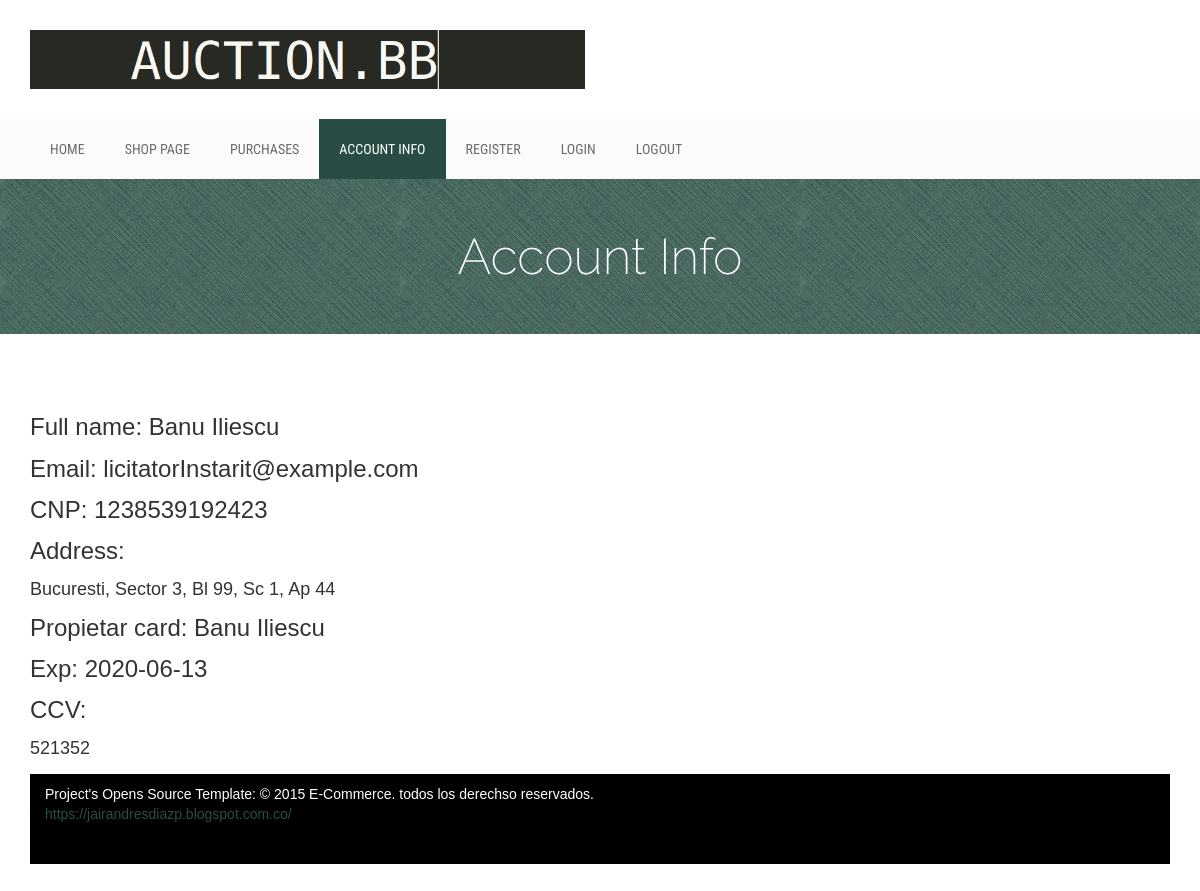
/account_info.php (signed in), run on the app's committed database.
### tables this page shows
CREATE TABLE `Persoana` (
	`IDUtilizator` INT unsigned NOT NULL,
	`IDCard` INT unsigned,
	`Nume` VARCHAR(50) NOT NULL,
	`Prenume` VARCHAR(50) NOT NULL,
	`CNP` CHAR(13) NOT NULL,
	`Adresa` VARCHAR(80) NOT NULL,
	PRIMARY KEY(`IDUtilizator`),
	UNIQUE(CNP),
	FOREIGN KEY (`IDUtilizator`) REFERENCES Utilizator(`IDUtilizator`),
	FOREIGN KEY (`IDCard`) REFERENCES Card(`IDCard`)
);

CREATE TABLE `Utilizator` (
	`IDUtilizator` INT unsigned NOT NULL AUTO_INCREMENT,
	`Email` VARCHAR(50) NOT NULL,
	`Parola` CHAR(64) NOT NULL,
	PRIMARY KEY (`IDUtilizator`)
);

CREATE TABLE `Card` (
	`IDCard` INT unsigned NOT NULL AUTO_INCREMENT,
	`Propietar` VARCHAR(50) NOT NULL,
	`Exp` DATE NOT NULL,
	`Detalii` VARCHAR(50) NOT NULL,
	`CCV` VARCHAR(50),
	PRIMARY KEY(`IDCard`)
);

### www/account_info.php (the view, shortened to what this page needs)
<?php
global $conn;
?>
<!DOCTYPE html>
<html lang="en">
  <head>
    <link rel="stylesheet" href="css/bootstrap.min.css">
    <link rel="stylesheet" href="css/font-awesome.min.css">
    <link rel="stylesheet" href="css/owl.carousel.css">
    <link rel="stylesheet" href="css/style.css">
    <link rel="stylesheet" href="css/responsive.css">
  </head>
  <body>
    <object id="menuBar"></object>
    <div class="product-big-title-area">
        <div class="container">
            <div class="row">
                <div class="col-md-12">
                    <div class="product-bit-title text-center">
                        <h2>Account Info</h2>
                    </div>
                </div>
            </div>
        </div>
    </div>
    <div class="single-product-area">
        <div class="container">
            <div class="row">
                <div class="col-md-12">
                    <div class="product-content-right">
                        <div class="woocommerce">
<?php
$sql = "SELECT U.Email, P.Nume, P.Prenume, P.CNP, P.Adresa, P.IDCard FROM Utilizator U INNER JOIN Persoana P ON  U.IDUtilizator = P.IDUtilizator Where U.IDUtilizator = \"" .$_SESSION['idU']. "\"";
$result = $conn->query($sql);
$card=True;
if ($result->num_rows > 0) {
  while($row = $result->fetch_assoc()) {
    ?>
    <h3> Full name: <?php echo $row["Nume"]." "; echo $row["Prenume"]?></h3>
    <h3>Email: <?php echo $row["Email"]?></h3>
    <h3>CNP: <?php echo $row["CNP"]?></h3>
    <h3>Address:</h3> <h4> <?php echo $row["Adresa"]?></h4>
    <?php
    $card=$row["IDCard"];
  }
}
if($card){
    $sql = "SELECT Propietar, Exp, CCV FROM Card Where IDCard = \"" .$card. "\"";
    $result = $conn->query($sql);
    if ($result->num_rows > 0) {
      while($row = $result->fetch_assoc()) {
        ?>
        <h3> Propietar card: <?php echo $row["Propietar"] ?></h3>
        <h3>Exp: <?php echo $row["Exp"]?></h3>
        <h3>CCV:</h3> <h4> <?php echo $row["CCV"]?></h4>
        <?php
      }
    }
}?>
    <div class="footer-bottom-area">
        <div class="container">
            <div class="row">
                <div class="col-md-8">
                    <div class="copyright">
                        <p>Project's Opens Source Template: &copy; 2015 E-Commerce. todos los derechso reservados. <a href="https://jairandresdiazp.blogspot.com.co/" target="_blank">https://jairandresdiazp.blogspot.com.co/</a></p>
                    </div>
                </div>
            </div>
        </div>
    </div>
  </body>
</html>

### www/css/style.css (style rules this page uses)
h1, h2, h3, h4, h5, h6 { margin: 0 0 15px; }
body { font-family:Arial, Helvetica, sans-serif; }
.footer-bottom-area { background: #000;color: #fff }
a { color: #294D44 }
.footer-bottom-area { background: none repeat scroll 0 0 #000; color: #fff; padding-bottom: 40px; }
.copyright > p { margin: 10px 0 0; }
.product-big-title-area { background: url(img/crossword.png) repeat scroll 0 0 #294D44 }
.product-bit-title h2 { font-family: raleway; font-size: 50px; font-weight: 200; margin: 0; padding: 50px 0;color: #fff; }
.single-product-area { padding: 80px 0 130px; }

### data on the page
persoana: Nume "Banu", Prenume "Iliescu", IDUtilizator.Email "licitatorInstarit@example.com", CNP "1238539192423", Adresa "Bucuresti, Sector 3, Bl 99, Sc 1, Ap 44"
card: Propietar "Banu Iliescu", Exp "2020-06-13", CCV "521352"
